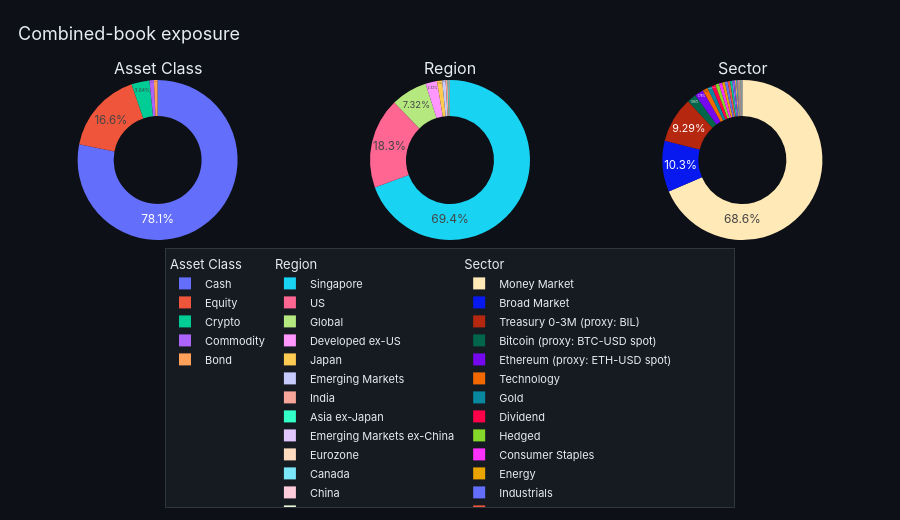

Source (notebook cell):
### Markdown cell above
## Combined-book exposure

### Code cell
exposure = combined_exposure(portfolios)
for dim, df in exposure.items():
    print(f'\n--- {dim.replace("_", " ").title()} ---')
    display(df)
combined_exposure_figure(exposure)

### Figure 1 — Plotly figure (JSON) as saved in the notebook; plotly's stock layout.template omitted (floating-point values rounded to 4 significant figures)
{"data": [{"direction": "clockwise", "domain": {"x": [0.0, 0.32], "y": [0.0, 1.0]}, "hole": 0.55, "hovertemplate": "%{label}<br>%{value:$,.0f} (%{percent})<extra></extra>", "insidetextorientation": "horizontal", "labels": ["Cash", "Equity", "Crypto", "Commodity", "Bond"], "legendgroup": "asset_class", "legendgrouptitle": {"text": "Asset Class"}, "showlegend": true, "sort": true, "textinfo": "percent", "textposition": "inside", "type": "pie", "values": [2307000.0, 489800.0, 107400.0, 26160.0, 22120.0]}, {"direction": "clockwise", "domain": {"x": [0.34, 0.66], "y": [0.0, 1.0]}, "hole": 0.55, "hovertemplate": "%{label}<br>%{value:$,.0f} (%{percent})<extra></extra>", "insidetextorientation": "horizontal", "labels": ["Singapore", "US", "Global", "Developed ex-US", "Japan", "Emerging Markets", "India", "Asia ex-Japan", "Emerging Markets ex-China", "Eurozone", "Canada", "China", "UK", "Pacific ex-Japan"], "legendgroup": "region", "legendgrouptitle": {"text": "Region"}, "showlegend": true, "sort": true, "textinfo": "percent", "textposition": "inside", "type": "pie", "values": [2050000.0, 540900.0, 216100.0, 68460.0, 31110.0, 20310.0, 11900.0, 5591.0, 3257.0, 2076.0, 1217.0, 1004.0, 413.9, 410.9]}, {"direction": "clockwise", "domain": {"x": [0.68, 1.0], "y": [0.0, 1.0]}, "hole": 0.55, "hovertemplate": "%{label}<br>%{value:$,.0f} (%{percent})<extra></extra>", "insidetextorientation": "horizontal", "labels": ["Money Market", "Broad Market", "Treasury 0-3M (proxy: BIL)", "Bitcoin (proxy: BTC-USD spot)", "Ethereum (proxy: ETH-USD spot)", "Technology", "Gold", "Dividend", "Hedged", "Consumer Staples", "Energy", "Industrials", "Health Care", "Aerospace & Defense", "Consumer Discretionary", "Cash", "Nasdaq Covered Call (proxy: JEPQ.L UCITS)", "Aggregate", "ESG Screened", "Utilities", "Government", "Aggregate (proxy: AGG)", "Broad Market (proxy: SPEM)", "High Yield USD", "Broad Market (proxy: CEU1.L)", "Treasury 20+Y", "TIPS 0-5Y", "Broad Market (proxy: MCHI)", "MBS", "USD Sovereign (proxy: EMB)", "High Yield (proxy: HYG)", "Treasury 7-10Y", "Treasury 0-1Y", "USD Sovereign"], "legendgroup": "sector", "legendgrouptitle": {"text": "Sector"}, "showlegend": true, "sort": true, "textinfo": "percent", "textposition": "inside", "type": "pie", "values": [2025000.0, 302900.0, 274200.0, 54780.0, 52670.0, 31190.0, 26160.0, 23860.0, 21350.0, 19660.0, 16760.0, 16370.0, 14710.0, 12310.0, 8365.0, 7904.0, 7891.0, 4817.0, 4171.0, 3913.0, 3618.0, 3367.0, 3257.0, 3225.0, 2076.0, 1511.0, 1385.0, 1004.0, 1004.0, 853.2, 747.4, 713.4, 575.2, 302.2]}], "layout": {"annotations": [{"font": {"size": 16}, "showarrow": false, "text": "Asset Class", "x": 0.16, "xanchor": "center", "xref": "paper", "y": 1.0, "yanchor": "bottom", "yref": "paper"}, {"font": {"size": 16}, "showarrow": false, "text": "Region", "x": 0.5, "xanchor": "center", "xref": "paper", "y": 1.0, "yanchor": "bottom", "yref": "paper"}, {"font": {"size": 16}, "showarrow": false, "text": "Sector", "x": 0.84, "xanchor": "center", "xref": "paper", "y": 1.0, "yanchor": "bottom", "yref": "paper"}], "font": {"color": "#e6edf3", "family": "Inter, system-ui, sans-serif"}, "height": 520, "hovermode": "x unified", "legend": {"bgcolor": "#161b22", "bordercolor": "#30363d", "borderwidth": 1, "font": {"size": 11}, "groupclick": "toggleitem", "orientation": "h", "x": 0.5, "xanchor": "center", "y": -0.05, "yanchor": "top"}, "margin": {"b": 20, "l": 20, "r": 20, "t": 80}, "paper_bgcolor": "#0d1117", "plot_bgcolor": "#161b22", "title": {"font": {"color": "#e6edf3", "size": 18}, "text": "Combined-book exposure", "x": 0.02, "xanchor": "left"}, "xaxis": {"gridcolor": "#30363d", "showspikes": true, "spikecolor": "#8b949e", "spikethickness": 1, "zerolinecolor": "#30363d"}, "yaxis": {"gridcolor": "#30363d", "showspikes": true, "spikecolor": "#8b949e", "spikethickness": 1, "zerolinecolor": "#30363d"}}}
